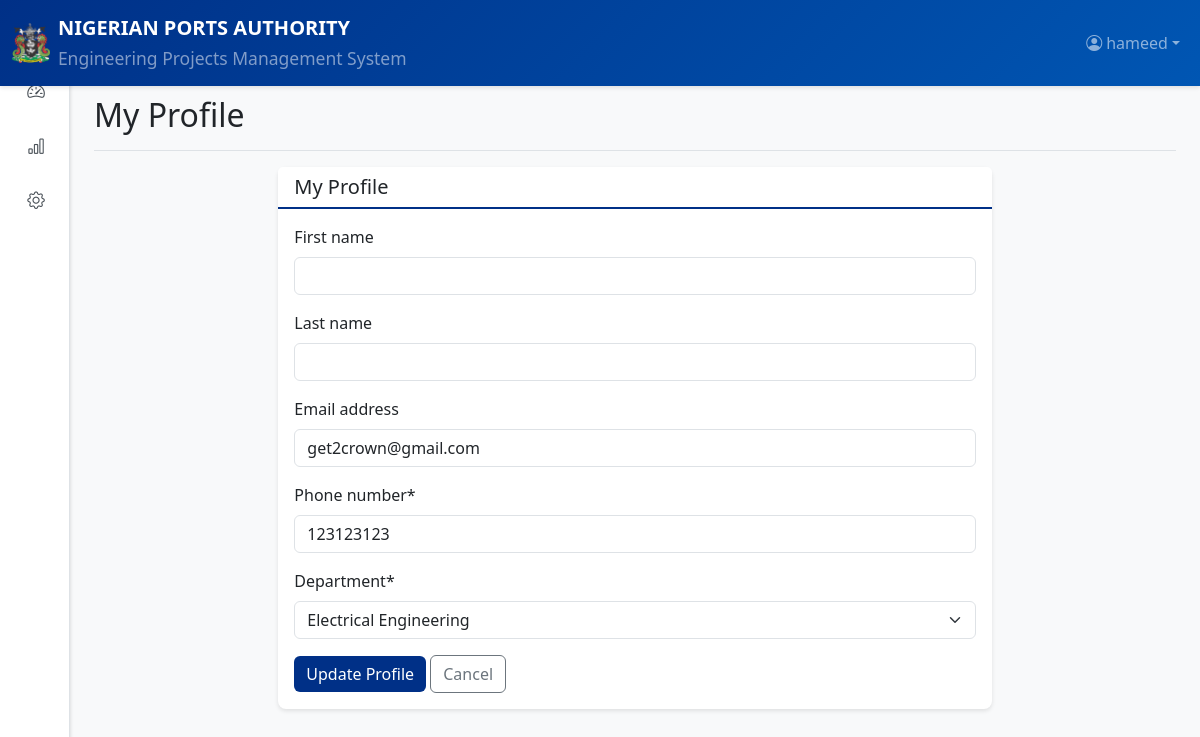
The page /accounts/profile/ (signed in) on the database its author committed.
### accounts/models.py (models this page shows, shortened)
class User(AbstractUser):
    OFFICE_CHOICES = [
        ('executive_director', 'Executive Director'),
        ('general_manager', 'General Manager'),
        ('assistant_general_manager', 'Assistant General Manager'),
        ('chief_port_engineer', 'Chief Port Engineer'),
        ('unit_head', 'Unit Head'),
        ('engineer', 'Engineer'),
    ]
    GRADE_LEVEL_CHOICES = [
        (16, 'GL 17 - Executive Director'),
        (16, 'GL 16 - General Manager'),
        (15, 'GL 15 - Asst. General Manager'),
        (14, 'GL 14 - Principal Manager'),
        (13, 'GL 13 - Senior Manager'),
        (12, 'GL 12 - Manager'),
        (10, 'GL 10 - Asst. Manager'),
        (9, 'GL 9 -  I'),
        (8, 'GL 8 -  II'),
    ]
    DEPARTMENT_CHOICES = [
        ('civil', 'Civil Engineering'),
        ('electrical', 'Electrical Engineering'),
        ('marine', 'Marine Engineering'),
        ('planning', 'Planning & Design'),
        ('maintenance', 'Maintenance'),
        ('dredging', 'Dredging'),
    ]
    office = models.CharField(max_length=50, choices=OFFICE_CHOICES, default='engineer')
    grade_level = models.IntegerField(choices=GRADE_LEVEL_CHOICES, null=True, blank=True)
    department = models.CharField(max_length=50, choices=DEPARTMENT_CHOICES)
    employee_id = models.CharField(max_length=50, unique=True)
    phone_number = models.CharField(max_length=20)
    signature_pin = models.CharField(max_length=6, blank=True, null=True)
    pin_set = models.BooleanField(default=False)
    is_approving_officer = models.BooleanField(default=False)
    created_at = models.DateTimeField(auto_now_add=True)
    updated_at = models.DateTimeField(auto_now=True)
    class Meta:
        ordering = ['-grade_level', 'last_name']

### accounts/views.py (the view)
# urls.py: path('profile/', views.profile_view, name='profile'),
@login_required
def profile_view(request):
    user = request.user
    if request.method == 'POST':
        profile_form = UserProfileForm(request.POST, instance=user)
        if profile_form.is_valid():
            profile_form.save()
            messages.success(request, 'Profile updated successfully!')
            return redirect('profile')
    else:
        profile_form = UserProfileForm(instance=user)
    context = {
        'profile_form': profile_form,
        'page_title': 'My Profile',
    }
    return render(request, 'accounts/profile.html', context)

### accounts/forms.py
class UserProfileForm(forms.ModelForm):
    class Meta:
        model = User
        fields = ('first_name', 'last_name', 'email', 'phone_number', 'department')

### templates/accounts/profile.html (shortened to what this page needs)
{% extends 'base.html' %}
{% load crispy_forms_tags %}
{% block page_title %}My Profile{% endblock %}
{% block content %}
<div class="row justify-content-center">
    <div class="col-lg-8">
        <div class="card">
            <div class="card-header">
                <h5 class="card-title mb-0">My Profile</h5>
            </div>
            <div class="card-body">
                <form method="post">
                    {{ profile_form|crispy }}
                    <div class="mt-3">
                        <button type="submit" class="btn btn-npa">Update Profile</button>
                        <a href="{% url 'dashboard' %}" class="btn btn-outline-secondary">Cancel</a>
                    </div>
                </form>
            </div>
        </div>
    </div>
</div>
{% endblock %}

### templates/base.html (shortened to what this page needs)
{% load static %}
<!DOCTYPE html>
<html lang="en">
<head>
    <link href="https://cdn.jsdelivr.net/npm/bootstrap@5.3.0/dist/css/bootstrap.min.css" rel="stylesheet">
    <link rel="stylesheet" href="https://cdn.jsdelivr.net/npm/bootstrap-icons@1.10.0/font/bootstrap-icons.css">
</head>
<body>
    <nav class="navbar navbar-expand-lg navbar-dark navbar-npa fixed-top">
        <div class="container-fluid">
            <a class="navbar-brand d-flex align-items-center" href="{% url 'dashboard' %}">
                <img src="{% static 'images/npa3.png' %}"
                     alt="NPA Logo" class="me-2" height="40">
                <div>
                    <div class="fw-bold">NIGERIAN PORTS AUTHORITY</div>
                    <small class="text-white-50">Engineering Projects Management System</small>
                </div>
            </a>
            <div class="collapse navbar-collapse" id="navbarNav">
                <ul class="navbar-nav ms-auto">
                    <li class="nav-item dropdown">
                        <a class="nav-link dropdown-toggle d-flex align-items-center" href="#"
                           id="userDropdown" role="button" data-bs-toggle="dropdown">
                            <i class="bi bi-person-circle me-1"></i>
                            {{ request.user.get_full_name|default:request.user.username }}
                        </a>
                    </li>
                </ul>
            </div>
        </div>
    </nav>
    <div class="sidebar-wrapper">
        <div class="sidebar">
            <nav class="nav flex-column">
                <a class="nav-link {% if request.path == '/' %}active{% endif %}"
                   href="{% url 'dashboard' %}">
                    <i class="bi bi-speedometer2"></i>
                </a>
                <a class="nav-link {% if 'analytics' in request.path %}active{% endif %}"
                   href="{% url 'analytics' %}">
                    <i class="bi bi-bar-chart"></i>
                </a>
                <a class="nav-link {% if 'settings' in request.path %}active{% endif %}"
                   href="{% url 'settings' %}">
                    <i class="bi bi-gear"></i>
                </a>
            </nav>
        </div>
    </div>
    <main class="main-content px-md-4 py-4" style="margin-top: 56px;">
        <div class="d-flex justify-content-between flex-wrap flex-md-nowrap align-items-center
                    pt-3 pb-2 mb-3 border-bottom">
            <h1 class="h2">{% block page_title %}{% endblock %}</h1>
        </div>
        {% block content %}{% endblock %}
    </main>
</body>
</html>

### templates/base.html (style rules this page uses)
:root { --npa-blue: #003087; --npa-yellow: #FFD100; --npa-light-blue: #0056b3; --sidebar-width: 70px; --sidebar-expanded-width: 280px; }
body { font-family: 'Segoe UI', Tahoma, Geneva, Verdana, sans-serif; background-color: #f8f9fa; overflow-x: hidden; }
.navbar-npa { background: linear-gradient(135deg, var(--npa-blue) 0%, var(--npa-light-blue) 100%); box-shadow: 0 2px 4px rgba(0,0,0,0.1); }
.sidebar-wrapper { position: fixed; left: 0; top: 56px; width: var(--sidebar-width); height: calc(100vh - 56px); transition: width 0.3s ease; z-index: 1000; }
.sidebar { background-color: #ffffff; border-right: 1px solid #dee2e6; height: 100%; width: 100%; box-shadow: 1px 0 3px rgba(0,0,0,0.1); overflow-y: auto; overflow-x: hidden; transition: width 0.3s ease; }
.sidebar .nav { display: flex; flex-direction: column; width: 100%; padding-top: 0.5rem; }
.sidebar .nav-link { color: #495057; padding: 0.75rem 1rem; border-radius: 0.375rem; margin: 0.125rem 0.5rem; transition: all 0.2s; white-space: nowrap; display: flex; align-items: center; }
.sidebar .nav-link i { min-width: 24px; font-size: 1.1rem; margin-right: 12px; text-align: center; transition: transform 0.2s; }
.main-content { margin-left: var(--sidebar-width); transition: margin-left 0.3s ease; width: calc(100% - var(--sidebar-width)); }
.card { border: none; box-shadow: 0 2px 4px rgba(0,0,0,0.1); border-radius: 0.5rem; margin-bottom: 1rem; }
.card-header { background-color: white; border-bottom: 2px solid var(--npa-blue); font-weight: 600; }
.btn-npa { background-color: var(--npa-blue); color: white; border: none; }

### rows shown on the page
User: user.get_full_name "hameed", email "get2crown@gmail.com", phone_number "123123123", department "Electrical Engineering"
